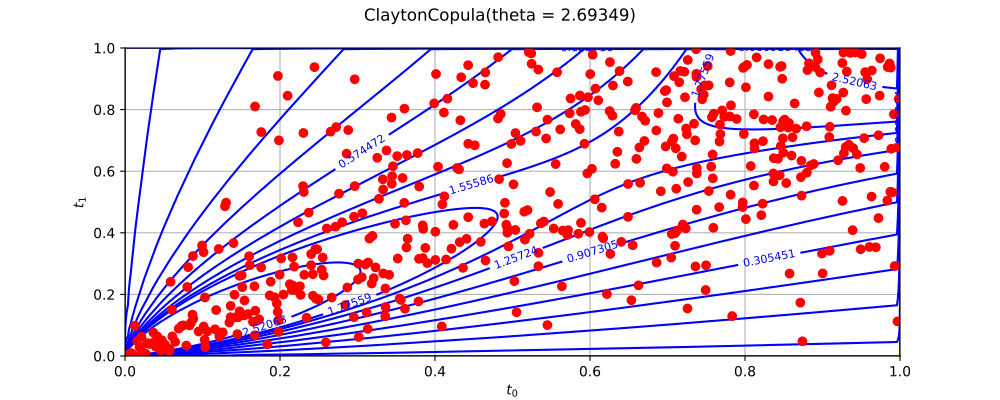

Source code (Python):
import openturns as ot
from matplotlib import pyplot as plt
from openturns.viewer import View
ot.RandomGenerator.SetSeed(0)
factory = ot.ClaytonCopulaFactory()
ref = factory.build()
dimension = ref.getDimension()
if dimension <= 2:
    sample = ref.getSample(50)
    distribution = factory.build(sample)
    if dimension == 1:
        distribution.setDescription(['$t$'])
        pdf_graph = distribution.drawPDF(256)
        cloud = ot.Cloud(sample, ot.Sample(sample.getSize(), 1))
        cloud.setColor('blue')
        cloud.setPointStyle('fcircle')
        pdf_graph.add(cloud)
        fig = plt.figure(figsize=(10, 4))
        plt.suptitle(str(distribution))
        pdf_axis = fig.add_subplot(111)
        View(pdf_graph, figure=fig, axes=[pdf_axis], add_legend=False)
    else:
        sample = ref.getSample(500)
        distribution.setDescription(['$t_0$', '$t_1$'])
        pdf_graph = distribution.drawPDF([256]*2)
        cloud = ot.Cloud(sample)
        cloud.setColor('red')
        cloud.setPointStyle('fcircle')
        pdf_graph.add(cloud)
        fig = plt.figure(figsize=(10, 4))
        plt.suptitle(str(distribution))
        pdf_axis = fig.add_subplot(111)
        View(pdf_graph, figure=fig, axes=[pdf_axis], add_legend=False)
